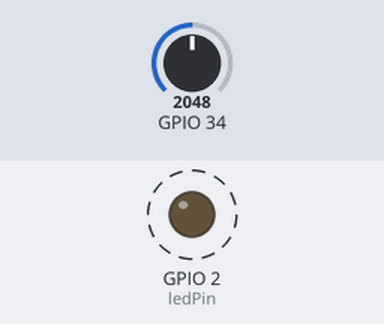
Bench run of a sketch on a simulated ESP32. On the bench: output pins drawn as LEDs (lit = HIGH). Dashed ring = blinking. The test bench sets the inputs (shaded band); at power-on: GPIO 34 = 2048. What the sketch prints to the serial monitor is not drawn.

Above: at 0.5 s.
Timing chart, 0 to 3.1 s (numbered marks = the images above):
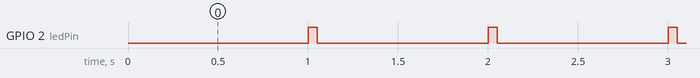

The sketch:

esp32_sensor_example.ino
```cpp
/*
 * ESP32 - Simple Sensor Data Simulation
 * Demonstrates: setup(), loop(), serial communication, analog reading
 */

const int ledPin = 2;  // Built-in LED on ESP32 boards
int sensorValue = 0;
unsigned long lastPrintTime = 0;
const unsigned long printInterval = 1000; // Print every 1 second

void setup() {
  Serial.begin(115200);
  delay(100);
  Serial.println();
  Serial.println("ESP32 Virtual Sensor Ready...");
  Serial.println("------------------------------");
  pinMode(ledPin, OUTPUT);
  digitalWrite(ledPin, LOW);
}

void loop() {
  if (millis() - lastPrintTime >= printInterval) {
    lastPrintTime = millis();

    // Read from an analog pin (pin 34 is safe, has no internal pull-up)
    sensorValue = analogRead(34);

    // Convert to simulated voltage (ESP32 is 3.3V, 12-bit ADC: 0-4095)
    float voltage = (sensorValue / 4095.0) * 3.3;

    Serial.print("Time (ms): ");
    Serial.print(millis());
    Serial.print(" | Raw ADC: ");
    Serial.print(sensorValue);
    Serial.print(" | Voltage: ");
    Serial.print(voltage, 2);
    Serial.println(" V");

    // Blink LED to show system is active
    digitalWrite(ledPin, HIGH);
    delay(50);
    digitalWrite(ledPin, LOW);
  }
}
```

Measured:
- by itself, GPIO 2 (ledPin): alternates HIGH for 0.05 s and LOW for 0.95 s
